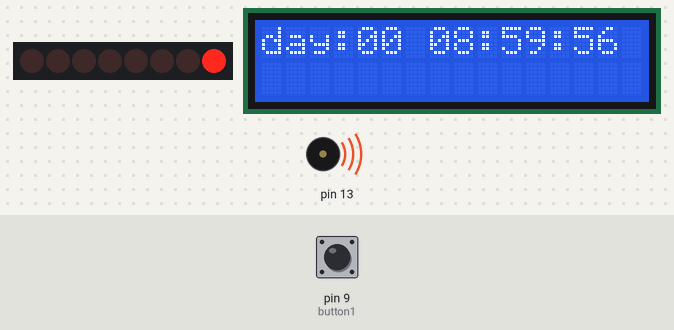
The sketch below on a simulated Arduino Uno, built with avr-gcc and run on an emulated ATmega328P. Parts: 8 shift-register outputs drawn as a row of LEDs (first output left, lit = HIGH), 16×2 character LCD, buzzer (waves = sounding). Wiring (inferred from the names in the program): shift register (74HC595): data pin 11; shift clock pin 12; latch pin 8. Wiring (inferred from the signals the program sends): row of LEDs: on Q0, Q1, Q2, Q3, Q4, Q5, Q6, Q7. Inputs (shaded band) come from the test bench; at power-on: pin 9 (button1) LOW. What the sketch prints to the serial monitor is not drawn.

Above: at 1.1 s.
At 5.6 s:
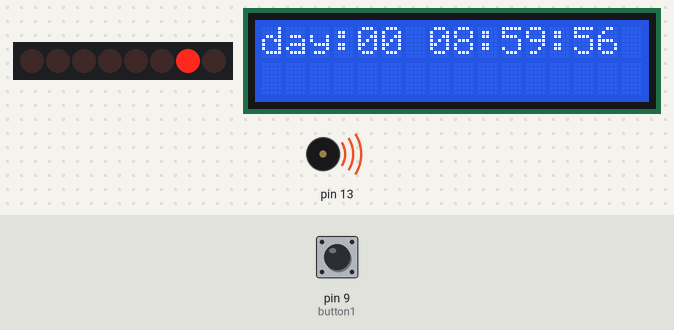
At 10.1 s:
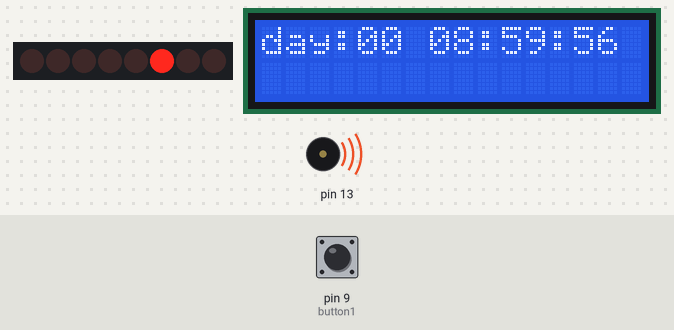
At 19.1 s:
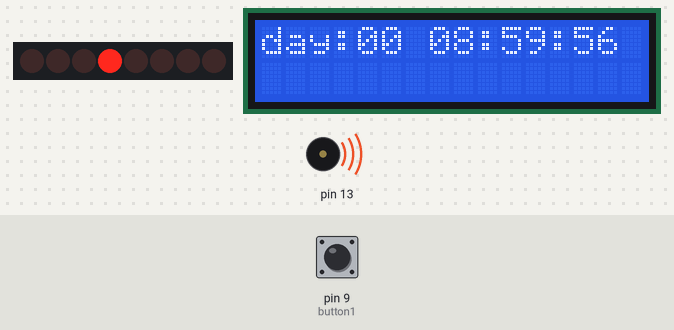
At 28.1 s:
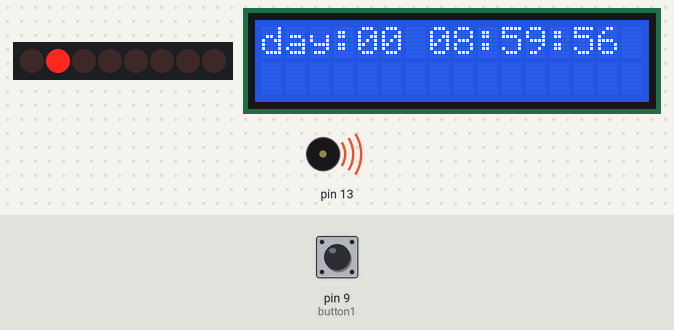
At 37.1 s:
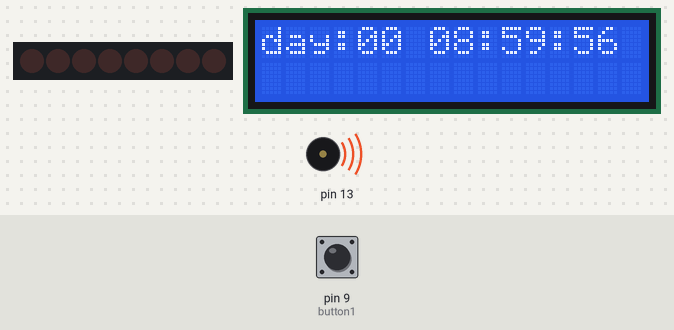
Timing chart, 0 to 40.0 s (numbered marks = the images above):
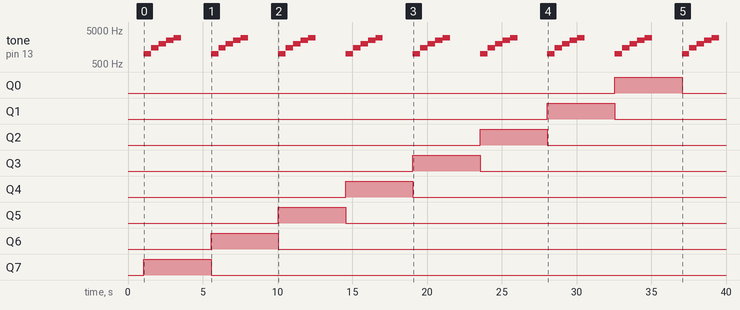

Measured:
- by itself, tone on pin 13: repeats every 4.5 s: 1500 Hz 0.50 s, 2000 Hz 0.50 s, 2500 Hz 0.50 s, 3000 Hz 0.50 s, silent 2.0 s, 1000 Hz 0.50 s
- by itself, Q0: LOW → HIGH at 32.6 s, → LOW 4.5 s later
- by itself, Q1: LOW → HIGH at 28.1 s, → LOW 4.5 s later
- by itself, Q2: LOW → HIGH at 23.6 s, → LOW 4.5 s later
- by itself, Q3: LOW → HIGH at 19.1 s, → LOW 4.5 s later
- by itself, Q4: LOW → HIGH at 14.6 s, → LOW 4.5 s later
- by itself, Q5: LOW → HIGH at 10.1 s, → LOW 4.5 s later
- by itself, Q6: LOW → HIGH at 5.6 s, → LOW 4.5 s later

The sketch:

PrototypeCode.ino
```cpp
#include<NoDelay.h>
#include<LiquidCrystal.h>

// Create an LCD object. Parameters: (RS, E, Data Lines)
LiquidCrystal lcd = LiquidCrystal(2,3, 4,5,6,7);

int stClk = 8;  // RCLK (12) primary register
int srClk = 12;  // SRCLK (11) primary register
int dataPin = 11;  // SER (14) primary register
int dataPin2 = 10;  // SER (14) secondary register
int button1 = 9;  // push button
int button1State = 0;

char output[100];
int LED = 0;  // Which LED should be illuminated
bool hasNotification = 0;

int alarm1 = 9;  // Hour of time to give notification
int alarm2 = 18;

void setup(){
  Serial.begin(9600);
  // Parameters: (cols, rows)
  lcd.begin(16,2);
  lcd.clear();
  lcd.setCursor(0, 0);
  pinMode(stClk, OUTPUT);
  pinMode(srClk, OUTPUT);
  pinMode(dataPin, OUTPUT);
  pinMode(dataPin2, OUTPUT);
  pinMode(button1, INPUT);
  digitalWrite(stClk, LOW);  // Sets register to recieve data
  shiftOut(dataPin, srClk, LSBFIRST, 0);
  shiftOut(dataPin2, srClk, LSBFIRST, 0);
  digitalWrite(stClk, HIGH);  // Ends communications with register
  delay(500);
}

// Time conversions
unsigned long day = 86400000; // 86400000 milliseconds in a day
unsigned long hour = 3600000; // 3600000 milliseconds in an hour
unsigned long minute = 60000; // 60000 milliseconds in a minute
unsigned long second =  1000; // 1000 milliseconds in a second

int startDay = 0;
int startHour = 8;
int startMin = 59;
int startSec = 55;
unsigned long startTime = day * startDay + hour * startHour + minute * startMin + second * startSec;  // Time operation begins in ms

unsigned int currDay = 0;
unsigned int currHour = 0;
unsigned int currMin = 0;
unsigned int currSec = 0;
unsigned int currMil = 0;

unsigned long lastUpdate = 0;

int melody[] = {1000,1500,2000,2500,3000};  // An array of frequencies


void loop(){
  button1State = digitalRead(button1);
  // What to do when reset button is pushed
  if (button1State == HIGH) {
    lcd.clear();
    LED = 0;  // Turns off LEDs
    digitalWrite(stClk, LOW);  // Sets register to recieve data
    shiftOut(dataPin, srClk, LSBFIRST, 0);  // Outputs a value of 0 to registers
    shiftOut(dataPin2, srClk, LSBFIRST, 0);
    digitalWrite(stClk, HIGH);  // Ends communications with register
  }

  if (millis() - lastUpdate > 1000) {  // Checks if 1 second has elapsed
    lastUpdate = millis() + startTime;
    currSec = (lastUpdate/second)%60;  // Converts miliseconds to other time units
    currMin = (lastUpdate/minute)%60;
    currHour = (lastUpdate/hour)%24;
    currDay = (lastUpdate/day)%30;
    printTime();
    test();
    if ((currSec == 0) && (currMin == 0) && (currHour == alarm1)) {  // Checks if time = alarm time
      LED = (1 << (currDay * 2));
      lcd.setCursor(0, 1);
      lcd.print("Time for AM RX");
      lcd.setCursor(0, 0);
      notify();
    }
    if ((currSec == 0) && (currMin == 0) && (currHour == alarm2)){
      LED = (2 << (currDay * 2));
      lcd.setCursor(0, 1);  // Displays secondary message
      lcd.print("Time for PM RX");
      lcd.setCursor(0, 0);
      notify();
    }
  }
}

// A method to test and cycle through all LEDs
void test(){
  while(true){
    Serial.print("Day: ");
    Serial.println(currDay);
    LED = (1 << (currDay * 2));
    notify();
    delay(2000);
    LED = (2 << (currDay * 2));
    notify();
    delay(2000);
    currDay += 1;
  }
}

// Method to alert user an alarm is triggered
void notify(){
  if (LED < 256){  // Uses first register
    digitalWrite(stClk, LOW);  // Sets register to recieve data
    shiftOut(dataPin, srClk, LSBFIRST, LED);
    digitalWrite(stClk, HIGH);  // Ends communications with register
  }
  else if(LED >= 256){  // Uses second register
    digitalWrite(stClk, LOW);  // Sets register to recieve data
    shiftOut(dataPin, srClk, LSBFIRST, 0);
    shiftOut(dataPin2, srClk, LSBFIRST, (LED >> 8));  // Shifts data by 8 bits to other register
    digitalWrite(stClk, HIGH);  // Ends communications with register
  }
  // Sounds alarm
  for (int thisNote = 0; thisNote < (sizeof(melody) / sizeof(melody[0])) ; thisNote++){  // Loops for each note in melody[]
      tone(13, melody[thisNote], 500);  // Plays the note at the position in melody[] for 100ms
      delay(500);  // Waits for 100ms for the note to finish
    }
}

void printTime(){
  delay(50);
  lcd.setCursor(0,0);
  sprintf(output, "day:%02d %02d:%02d:%02d",currDay, currHour, currMin, currSec);  // Formats time output to LCD
  lcd.print(output);
}
```
